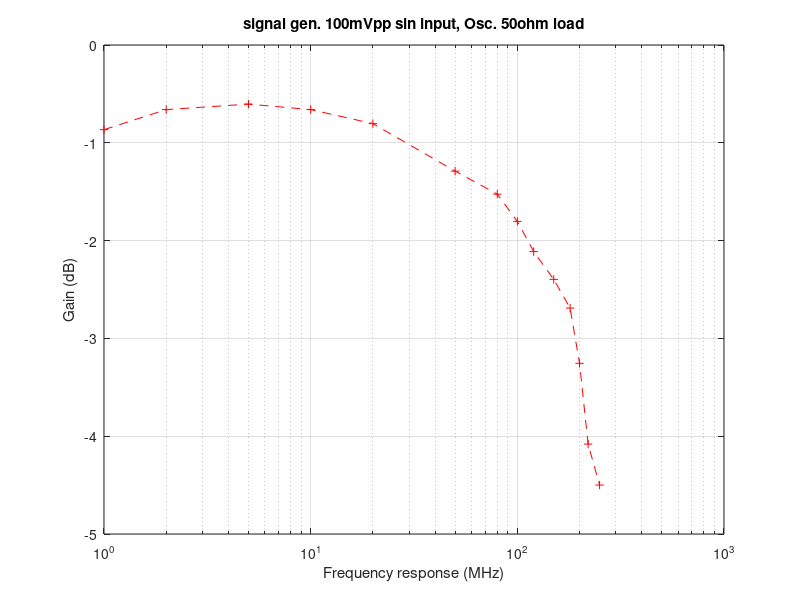

MATLAB code for this plot:
clear all;
close all;
clc;
format long;

freq=[1 2 5 10 20 50 80 100 120 150 180 200 220 250];%MHz
inVpp=[49.2+49.9 49.2+50.5 49.2+50.5 49.2+50.5 48.5+49.9 47.9+49.2 46.5+48.5 45.2+49.2 45.2+47.9 44.5+48.4 44.6+47.4 43.5+46.1 44.6+46.9 42.8+45.5];
outVpp=[45+44.7 47+45.4 47+46 46.4+46 45+44.7 41.7+42 39.7+40 38.3+38.4 36.3+36.7 35.4+35.1 33.7+33.8 31.1+30.5 28.6+28.6 26.8+25.8];
flen=length(freq);

for i=1:flen
    gain(i)=outVpp(i)/inVpp(i);
    gaindB(i)=20*log10(gain(i));
end
figure(1)
semilogx(freq,gaindB,'r--+');
grid on
xlabel('Frequency response (MHz)');
ylabel('Gain (dB)');
title('signal gen. 100mVpp sin input, Osc. 50ohm load');
%figure(2)
%plot(freq,gain,'r--+');